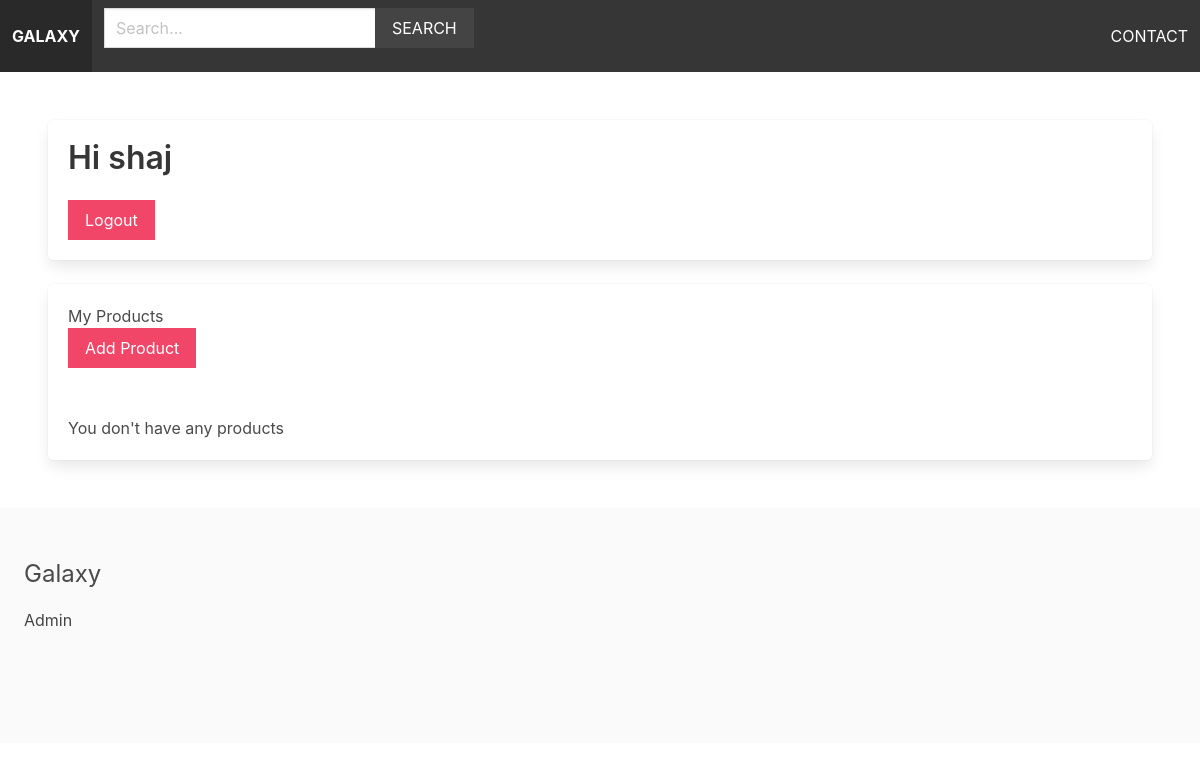
Before: /sellers/seller-admin/ (signed in) with the older database file.
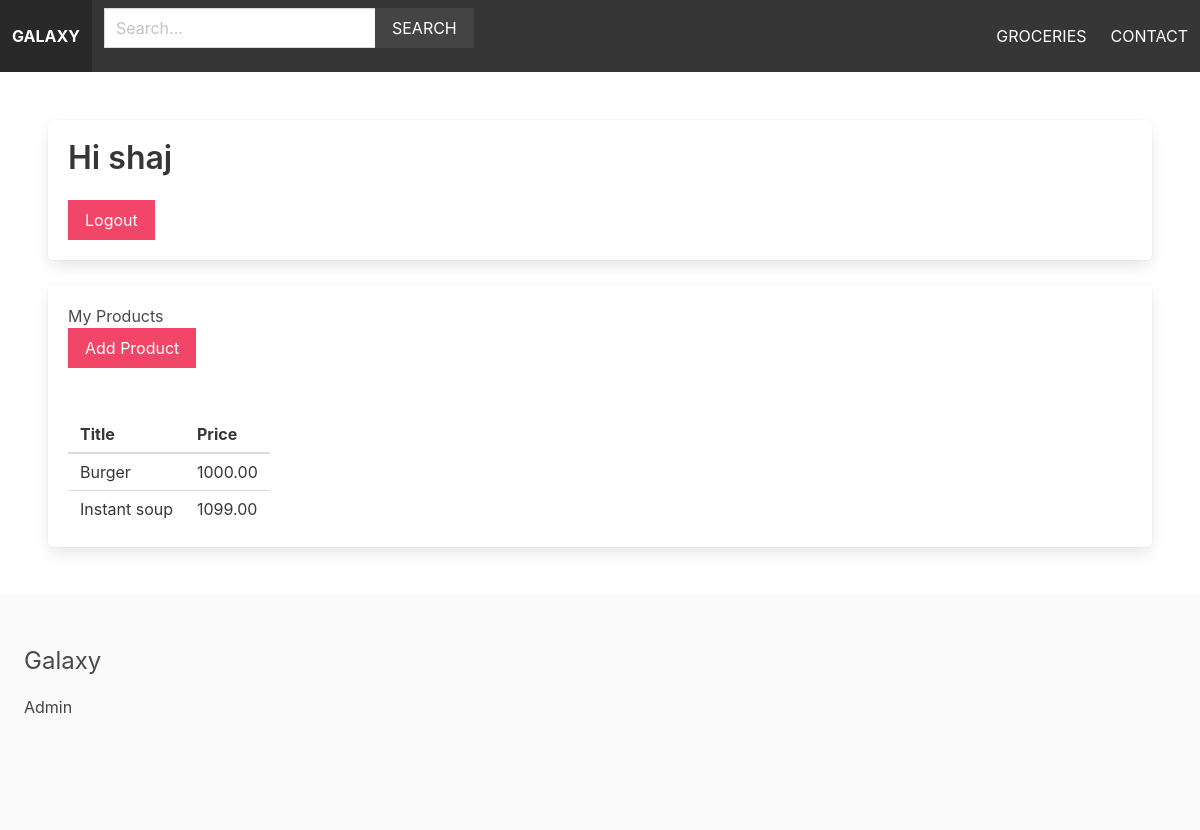
After: the same page with the newer database file.
### apps/sellers/models.py (models this page shows, shortened)
class Seller(models.Model):
    name = models.CharField(max_length=225)
    joined_at = models.DateTimeField(auto_now_add=True)
    created_by = models.OneToOneField(User, related_name='seller', on_delete=models.CASCADE)
    class Meta:
        ordering = ['name']

### apps/product/models.py (models this page shows, shortened)
class Category(models.Model):
    title = models.CharField(max_length=255)
    slug = models.SlugField(max_length=255)
    ordering = models.IntegerField(default=0)
    class Meta:
        ordering = ['ordering']

class Product(models.Model):
    category = models.ForeignKey(Category, related_name='products', on_delete=models.CASCADE)
    seller = models.ForeignKey(Seller, related_name='products', on_delete=models.CASCADE)
    title = models.CharField(max_length=255)
    slug = models.SlugField(max_length=255)
    description = models.TextField(blank=True, null=True)
    price = models.DecimalField(max_digits=6, decimal_places=2)
    date_added = models.DateTimeField(auto_now_add=True)
    image = models.ImageField(upload_to='uploads/', blank=True, null=True)
    thumbnail = models.ImageField(upload_to='uploads/', blank=True, null=True)
    class Meta:
        ordering = ['-date_added']

### apps/sellers/views.py (the view)
# urls.py: path('seller-admin/', views.seller_admin, name='seller_admin'),
@login_required
def seller_admin(request):
    seller = request.user.seller
    products = seller.products.all()
    return render(request, 'seller_admin.html', {'seller': seller, 'products': products})

### apps/product/context_processors.py (called while the page is built)
def menu_categories(request):
    categories = Category.objects.all()
    return {'menu_categories': categories}

### apps/sellers/templates/seller_admin.html (shortened to what this page needs)
{% extends 'base.html' %}
{% block content %}
<div class="box">
    <h1 class="title">Hi {{ seller.name }}</h1>
    <a href="{% url 'logout' %}" class="button is-danger is-upperclass">Logout</a>
</div>
<div class="box">
    <h2>My Products</h2>
    <a href="{% url 'add_product' %}" class="button is-danger is-upperclass mb-6">Add Product</a>
    {% if products %}
        <table class="table is-full width">
            <thead>
                <th>Title</th>
                <th>Price</th>
            </thead>
            <tbody>
                {% for product in products %}
                <tr>
                    <td><a href="{% url 'product' product.category.slug product.slug %"></a>{{ product.title }}</td>
                    <td>{{ product.price }}</td>
                </tr>
            </tbody>
        </table>
    {% else %}
    <p>You don't have any products</p>
    {% endif %}
</div>
{% endblock %}

### apps/multivendor/templates/base.html (shortened to what this page needs)
{% load static %}
<html lang="en">
<head>
    <link rel="stylesheet" href="https://cdn.jsdelivr.net/npm/bulma@0.9.1/css/bulma.min.css">
    <link rel="stylesheet" href="{% static 'css/main.css' %}">
</head>
<body>
    <nav class="navbar is-dark">
        <div class="navbar-brand">
            <a href="/" class="navbar-item"><strong>Galaxy</strong></a>
        </div>
            <div class="navbar-menu" id="main-navbar">
                <div class="navbar-start">
                    <div class="navbar-item">
                        <form method="get" action="{% url 'search' %}">
                            <div class="field has-addons">
                                <div class="control">
                                    <input type="text" class="input" placeholder="Search..." name="query">
                                </div>
                                <div class="control">
                                    <button class="button is-dark is-uppercase">Search</button>
                                </div>
                            </div>
                        </form>
                    </div>
                </div>
            <div class="navbar-end">
                {% for category in menu_categories %}
                        <a href="{% url 'category' category.slug %}" class="navbar-item">{{ category.title }}</a>
                {% endfor %}
                <a href="{% url 'contact' %}" class="navbar-item">Contact</a>
            </div>
        </div>
    </nav>
    <section class="section">
        {% block content %}
        {% endblock %}
    </section>
    <footer class="footer">
        <h3 class="is-size-4 mb-4">Galaxy</h3>
        {% if request.user.is_authenticated %}
        <a href="{% url 'seller_admin' %}">Admin</a>
        {% else %}
        <a href="{% url 'become_seller' %}">Start selling</a>
        <br>
        <a href="{% url 'login' %}">Login</a>
        {% endif %}
    </footer>
</body>
</html>

### static/css/main.css (style rules this page uses)
.navbar { text-transform: uppercase; }
.navbar .is-dark { background: #444; }
.footer a { margin-bottom: 15px; display: inline-block; color: #444; }
.input, .button { border-radius: 0; }

Changed rows visible on the page:
added Category: title "GROCERIES"
added Product: title "Burger", price "1000.00"
added Product: title "Instant soup", price "1099.00"
Other visible differences:
text no longer shown: "You don't have any products"
text now shown: "Title Price"
